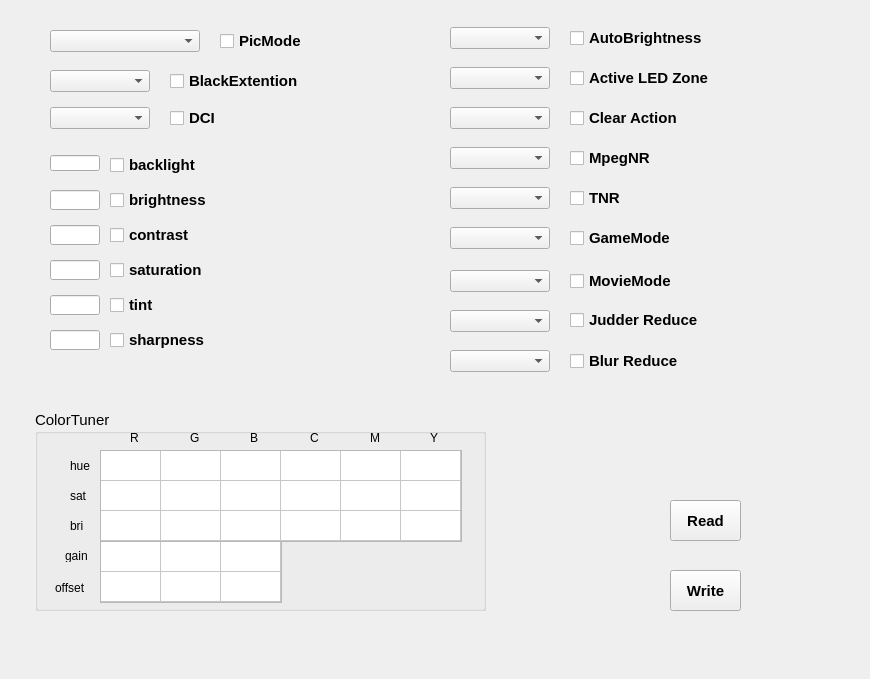
<?xml version="1.0" encoding="UTF-8"?>
<ui version="4.0">
 <class>Form_UIDebug</class>
 <widget class="QWidget" name="Form_UIDebug">
  <property name="geometry">
   <rect>
    <x>0</x>
    <y>0</y>
    <width>870</width>
    <height>679</height>
   </rect>
  </property>
  <property name="windowTitle">
   <string>Form</string>
  </property>
  <widget class="QCheckBox" name="checkBox_pic_mode">
   <property name="enabled">
    <bool>true</bool>
   </property>
   <property name="geometry">
    <rect>
     <x>220</x>
     <y>33</y>
     <width>85</width>
     <height>16</height>
    </rect>
   </property>
   <property name="font">
    <font>
     <pointsize>11</pointsize>
     <weight>75</weight>
     <bold>true</bold>
    </font>
   </property>
   <property name="text">
    <string>PicMode</string>
   </property>
   <property name="checkable">
    <bool>true</bool>
   </property>
   <property name="checked">
    <bool>false</bool>
   </property>
  </widget>
  <widget class="QLineEdit" name="lineEdit_backlight">
   <property name="geometry">
    <rect>
     <x>50</x>
     <y>155</y>
     <width>50</width>
     <height>16</height>
    </rect>
   </property>
   <property name="font">
    <font>
     <pointsize>10</pointsize>
    </font>
   </property>
  </widget>
  <widget class="QCheckBox" name="checkBox_backlight">
   <property name="geometry">
    <rect>
     <x>110</x>
     <y>157</y>
     <width>101</width>
     <height>16</height>
    </rect>
   </property>
   <property name="font">
    <font>
     <pointsize>11</pointsize>
     <weight>75</weight>
     <bold>true</bold>
    </font>
   </property>
   <property name="text">
    <string>backlight</string>
   </property>
  </widget>
  <widget class="QCheckBox" name="checkBox_brightness">
   <property name="geometry">
    <rect>
     <x>110</x>
     <y>192</y>
     <width>111</width>
     <height>16</height>
    </rect>
   </property>
   <property name="font">
    <font>
     <pointsize>11</pointsize>
     <weight>75</weight>
     <bold>true</bold>
    </font>
   </property>
   <property name="text">
    <string>brightness</string>
   </property>
  </widget>
  <widget class="QCheckBox" name="checkBox_contrast">
   <property name="geometry">
    <rect>
     <x>110</x>
     <y>227</y>
     <width>101</width>
     <height>16</height>
    </rect>
   </property>
   <property name="font">
    <font>
     <pointsize>11</pointsize>
     <weight>75</weight>
     <bold>true</bold>
    </font>
   </property>
   <property name="text">
    <string>contrast</string>
   </property>
  </widget>
  <widget class="QCheckBox" name="checkBox_saturation">
   <property name="geometry">
    <rect>
     <x>110</x>
     <y>262</y>
     <width>111</width>
     <height>16</height>
    </rect>
   </property>
   <property name="font">
    <font>
     <pointsize>11</pointsize>
     <weight>75</weight>
     <bold>true</bold>
    </font>
   </property>
   <property name="text">
    <string>saturation</string>
   </property>
  </widget>
  <widget class="QCheckBox" name="checkBox_hue">
   <property name="geometry">
    <rect>
     <x>110</x>
     <y>297</y>
     <width>71</width>
     <height>16</height>
    </rect>
   </property>
   <property name="font">
    <font>
     <pointsize>11</pointsize>
     <weight>75</weight>
     <bold>true</bold>
    </font>
   </property>
   <property name="text">
    <string>tint</string>
   </property>
  </widget>
  <widget class="QCheckBox" name="checkBox_sharpness">
   <property name="geometry">
    <rect>
     <x>110</x>
     <y>332</y>
     <width>111</width>
     <height>16</height>
    </rect>
   </property>
   <property name="font">
    <font>
     <pointsize>11</pointsize>
     <weight>75</weight>
     <bold>true</bold>
    </font>
   </property>
   <property name="text">
    <string>sharpness</string>
   </property>
  </widget>
  <widget class="QLineEdit" name="lineEdit_brightness">
   <property name="geometry">
    <rect>
     <x>50</x>
     <y>190</y>
     <width>50</width>
     <height>20</height>
    </rect>
   </property>
   <property name="font">
    <font>
     <pointsize>10</pointsize>
    </font>
   </property>
  </widget>
  <widget class="QLineEdit" name="lineEdit_contrast">
   <property name="geometry">
    <rect>
     <x>50</x>
     <y>225</y>
     <width>50</width>
     <height>20</height>
    </rect>
   </property>
   <property name="font">
    <font>
     <pointsize>10</pointsize>
    </font>
   </property>
  </widget>
  <widget class="QLineEdit" name="lineEdit_saturation">
   <property name="geometry">
    <rect>
     <x>50</x>
     <y>260</y>
     <width>50</width>
     <height>20</height>
    </rect>
   </property>
   <property name="font">
    <font>
     <pointsize>10</pointsize>
    </font>
   </property>
  </widget>
  <widget class="QLineEdit" name="lineEdit_hue">
   <property name="geometry">
    <rect>
     <x>50</x>
     <y>295</y>
     <width>50</width>
     <height>20</height>
    </rect>
   </property>
   <property name="font">
    <font>
     <pointsize>10</pointsize>
    </font>
   </property>
  </widget>
  <widget class="QLineEdit" name="lineEdit_sharpness">
   <property name="geometry">
    <rect>
     <x>50</x>
     <y>330</y>
     <width>50</width>
     <height>20</height>
    </rect>
   </property>
   <property name="font">
    <font>
     <pointsize>10</pointsize>
    </font>
   </property>
  </widget>
  <widget class="QTableWidget" name="tableWidget_color_tuner">
   <property name="geometry">
    <rect>
     <x>100</x>
     <y>450</y>
     <width>362</width>
     <height>92</height>
    </rect>
   </property>
   <property name="showDropIndicator" stdset="0">
    <bool>true</bool>
   </property>
   <property name="dragDropOverwriteMode">
    <bool>true</bool>
   </property>
   <property name="rowCount">
    <number>3</number>
   </property>
   <property name="columnCount">
    <number>6</number>
   </property>
   <attribute name="horizontalHeaderVisible">
    <bool>false</bool>
   </attribute>
   <attribute name="horizontalHeaderDefaultSectionSize">
    <number>60</number>
   </attribute>
   <attribute name="verticalHeaderVisible">
    <bool>false</bool>
   </attribute>
   <attribute name="verticalHeaderHighlightSections">
    <bool>true</bool>
   </attribute>
   <row/>
   <row/>
   <row/>
   <column/>
   <column/>
   <column/>
   <column/>
   <column/>
   <column/>
   <item row="0" column="0">
    <property name="text">
     <string/>
    </property>
    <property name="textAlignment">
     <set>AlignLeft|AlignVCenter</set>
    </property>
    <property name="checkState">
     <enum>Unchecked</enum>
    </property>
   </item>
   <item row="0" column="1">
    <property name="text">
     <string/>
    </property>
    <property name="textAlignment">
     <set>AlignLeft|AlignVCenter</set>
    </property>
    <property name="checkState">
     <enum>Unchecked</enum>
    </property>
   </item>
   <item row="0" column="2">
    <property name="text">
     <string/>
    </property>
    <property name="textAlignment">
     <set>AlignLeft|AlignVCenter</set>
    </property>
    <property name="checkState">
     <enum>Unchecked</enum>
    </property>
   </item>
   <item row="0" column="3">
    <property name="text">
     <string/>
    </property>
    <property name="textAlignment">
     <set>AlignLeft|AlignVCenter</set>
    </property>
    <property name="checkState">
     <enum>Unchecked</enum>
    </property>
   </item>
   <item row="0" column="4">
    <property name="text">
     <string/>
    </property>
    <property name="textAlignment">
     <set>AlignLeft|AlignVCenter</set>
    </property>
    <property name="checkState">
     <enum>Unchecked</enum>
    </property>
   </item>
   <item row="0" column="5">
    <property name="text">
     <string/>
    </property>
    <property name="textAlignment">
     <set>AlignLeft|AlignVCenter</set>
    </property>
    <property name="checkState">
     <enum>Unchecked</enum>
    </property>
   </item>
   <item row="1" column="0">
    <property name="text">
     <string/>
    </property>
    <property name="textAlignment">
     <set>AlignLeft|AlignVCenter</set>
    </property>
    <property name="checkState">
     <enum>Unchecked</enum>
    </property>
   </item>
   <item row="1" column="1">
    <property name="text">
     <string/>
    </property>
    <property name="textAlignment">
     <set>AlignLeft|AlignVCenter</set>
    </property>
    <property name="checkState">
     <enum>Unchecked</enum>
    </property>
   </item>
   <item row="1" column="2">
    <property name="text">
     <string/>
    </property>
    <property name="textAlignment">
     <set>AlignLeft|AlignVCenter</set>
    </property>
    <property name="checkState">
     <enum>Unchecked</enum>
    </property>
   </item>
   <item row="1" column="3">
    <property name="text">
     <string/>
    </property>
    <property name="textAlignment">
     <set>AlignLeft|AlignVCenter</set>
    </property>
    <property name="checkState">
     <enum>Unchecked</enum>
    </property>
   </item>
   <item row="1" column="4">
    <property name="text">
     <string/>
    </property>
    <property name="textAlignment">
     <set>AlignLeft|AlignVCenter</set>
    </property>
    <property name="checkState">
     <enum>Unchecked</enum>
    </property>
   </item>
   <item row="1" column="5">
    <property name="text">
     <string/>
    </property>
    <property name="textAlignment">
     <set>AlignLeft|AlignVCenter</set>
    </property>
    <property name="checkState">
     <enum>Unchecked</enum>
    </property>
   </item>
   <item row="2" column="0">
    <property name="text">
     <string/>
    </property>
    <property name="textAlignment">
     <set>AlignLeft|AlignVCenter</set>
    </property>
    <property name="checkState">
     <enum>Unchecked</enum>
    </property>
   </item>
   <item row="2" column="1">
    <property name="text">
     <string/>
    </property>
    <property name="textAlignment">
     <set>AlignLeft|AlignVCenter</set>
    </property>
    <property name="checkState">
     <enum>Unchecked</enum>
    </property>
   </item>
   <item row="2" column="2">
    <property name="text">
     <string/>
    </property>
    <property name="textAlignment">
     <set>AlignLeft|AlignVCenter</set>
    </property>
    <property name="checkState">
     <enum>Unchecked</enum>
    </property>
   </item>
   <item row="2" column="3">
    <property name="text">
     <string/>
    </property>
    <property name="textAlignment">
     <set>AlignLeft|AlignVCenter</set>
    </property>
    <property name="checkState">
     <enum>Unchecked</enum>
    </property>
   </item>
   <item row="2" column="4">
    <property name="text">
     <string/>
    </property>
    <property name="textAlignment">
     <set>AlignLeft|AlignVCenter</set>
    </property>
    <property name="checkState">
     <enum>Unchecked</enum>
    </property>
   </item>
   <item row="2" column="5">
    <property name="text">
     <string/>
    </property>
    <property name="textAlignment">
     <set>AlignLeft|AlignVCenter</set>
    </property>
    <property name="checkState">
     <enum>Unchecked</enum>
    </property>
   </item>
  </widget>
  <widget class="QTableWidget" name="tableWidget_wb">
   <property name="geometry">
    <rect>
     <x>100</x>
     <y>541</y>
     <width>182</width>
     <height>62</height>
    </rect>
   </property>
   <property name="rowCount">
    <number>2</number>
   </property>
   <property name="columnCount">
    <number>3</number>
   </property>
   <attribute name="horizontalHeaderVisible">
    <bool>false</bool>
   </attribute>
   <attribute name="horizontalHeaderDefaultSectionSize">
    <number>60</number>
   </attribute>
   <attribute name="verticalHeaderVisible">
    <bool>false</bool>
   </attribute>
   <row/>
   <row/>
   <column/>
   <column/>
   <column/>
   <item row="0" column="0">
    <property name="checkState">
     <enum>Unchecked</enum>
    </property>
   </item>
   <item row="0" column="1">
    <property name="checkState">
     <enum>Unchecked</enum>
    </property>
   </item>
   <item row="0" column="2">
    <property name="checkState">
     <enum>Unchecked</enum>
    </property>
   </item>
   <item row="1" column="0">
    <property name="checkState">
     <enum>Unchecked</enum>
    </property>
   </item>
   <item row="1" column="1">
    <property name="checkState">
     <enum>Unchecked</enum>
    </property>
   </item>
   <item row="1" column="2">
    <property name="checkState">
     <enum>Unchecked</enum>
    </property>
   </item>
  </widget>
  <widget class="QLabel" name="label">
   <property name="geometry">
    <rect>
     <x>130</x>
     <y>430</y>
     <width>21</width>
     <height>16</height>
    </rect>
   </property>
   <property name="text">
    <string>R</string>
   </property>
  </widget>
  <widget class="QLabel" name="label_2">
   <property name="geometry">
    <rect>
     <x>190</x>
     <y>430</y>
     <width>21</width>
     <height>16</height>
    </rect>
   </property>
   <property name="text">
    <string>G</string>
   </property>
  </widget>
  <widget class="QLabel" name="label_3">
   <property name="geometry">
    <rect>
     <x>250</x>
     <y>430</y>
     <width>21</width>
     <height>16</height>
    </rect>
   </property>
   <property name="text">
    <string>B</string>
   </property>
  </widget>
  <widget class="QLabel" name="label_4">
   <property name="geometry">
    <rect>
     <x>310</x>
     <y>430</y>
     <width>21</width>
     <height>16</height>
    </rect>
   </property>
   <property name="text">
    <string>C</string>
   </property>
  </widget>
  <widget class="QLabel" name="label_5">
   <property name="geometry">
    <rect>
     <x>430</x>
     <y>430</y>
     <width>21</width>
     <height>16</height>
    </rect>
   </property>
   <property name="text">
    <string>Y</string>
   </property>
  </widget>
  <widget class="QLabel" name="label_6">
   <property name="geometry">
    <rect>
     <x>370</x>
     <y>430</y>
     <width>21</width>
     <height>16</height>
    </rect>
   </property>
   <property name="text">
    <string>M</string>
   </property>
  </widget>
  <widget class="QLabel" name="label_7">
   <property name="geometry">
    <rect>
     <x>70</x>
     <y>460</y>
     <width>30</width>
     <height>12</height>
    </rect>
   </property>
   <property name="text">
    <string>hue</string>
   </property>
  </widget>
  <widget class="QLabel" name="label_8">
   <property name="geometry">
    <rect>
     <x>70</x>
     <y>490</y>
     <width>30</width>
     <height>12</height>
    </rect>
   </property>
   <property name="text">
    <string>sat</string>
   </property>
  </widget>
  <widget class="QLabel" name="label_9">
   <property name="geometry">
    <rect>
     <x>70</x>
     <y>520</y>
     <width>30</width>
     <height>12</height>
    </rect>
   </property>
   <property name="text">
    <string>bri</string>
   </property>
  </widget>
  <widget class="QLabel" name="label_10">
   <property name="geometry">
    <rect>
     <x>65</x>
     <y>550</y>
     <width>30</width>
     <height>12</height>
    </rect>
   </property>
   <property name="text">
    <string>gain</string>
   </property>
  </widget>
  <widget class="QLabel" name="label_11">
   <property name="geometry">
    <rect>
     <x>55</x>
     <y>580</y>
     <width>41</width>
     <height>16</height>
    </rect>
   </property>
   <property name="text">
    <string>offset</string>
   </property>
  </widget>
  <widget class="QGroupBox" name="groupBox">
   <property name="geometry">
    <rect>
     <x>35</x>
     <y>410</y>
     <width>451</width>
     <height>201</height>
    </rect>
   </property>
   <property name="font">
    <font>
     <pointsize>11</pointsize>
     <italic>false</italic>
     <underline>false</underline>
     <strikeout>false</strikeout>
    </font>
   </property>
   <property name="title">
    <string>ColorTuner</string>
   </property>
   <zorder>checkBox_ct_y_hue</zorder>
   <zorder>checkBox_ct_b_bri</zorder>
   <zorder>checkBox_wb_b_offset</zorder>
   <zorder>checkBox_wb_g_offset</zorder>
   <zorder>checkBox_ct_g_bri</zorder>
   <zorder>checkBox_wb_b_gain</zorder>
   <zorder>checkBox_ct_y_bri</zorder>
   <zorder>checkBox_wb_g_gain</zorder>
   <zorder>checkBox_ct_y_sat</zorder>
   <zorder>checkBox_ct_r_bri</zorder>
   <zorder>checkBox_ct_r_sat</zorder>
   <zorder>tableWidget_color_tuner</zorder>
   <zorder>checkBox_ct_b_sat</zorder>
   <zorder>checkBox_ct_g_sat</zorder>
   <zorder>checkBox_ct_b_hue</zorder>
   <zorder>checkBox_ct_m_bri</zorder>
   <zorder>checkBox_ct_g_hue</zorder>
   <zorder>checkBox_ct_m_sat</zorder>
   <zorder>checkBox_ct_m_hue</zorder>
   <zorder>checkBox_ct_c_bri</zorder>
   <zorder>checkBox_wb_r_gain</zorder>
   <zorder>checkBox_wb_r_offset</zorder>
   <zorder>checkBox_ct_c_sat</zorder>
   <zorder>checkBox_ct_c_hue</zorder>
  </widget>
  <widget class="QPushButton" name="pushButton_read">
   <property name="geometry">
    <rect>
     <x>670</x>
     <y>500</y>
     <width>71</width>
     <height>41</height>
    </rect>
   </property>
   <property name="font">
    <font>
     <pointsize>11</pointsize>
     <weight>75</weight>
     <bold>true</bold>
    </font>
   </property>
   <property name="text">
    <string>Read</string>
   </property>
  </widget>
  <widget class="QComboBox" name="comboBox_pic_mode">
   <property name="geometry">
    <rect>
     <x>50</x>
     <y>30</y>
     <width>150</width>
     <height>22</height>
    </rect>
   </property>
   <property name="font">
    <font>
     <pointsize>10</pointsize>
     <weight>75</weight>
     <bold>true</bold>
    </font>
   </property>
  </widget>
  <widget class="QPushButton" name="pushButton_write">
   <property name="geometry">
    <rect>
     <x>670</x>
     <y>570</y>
     <width>71</width>
     <height>41</height>
    </rect>
   </property>
   <property name="font">
    <font>
     <pointsize>11</pointsize>
     <weight>75</weight>
     <bold>true</bold>
    </font>
   </property>
   <property name="text">
    <string>Write</string>
   </property>
  </widget>
  <widget class="QComboBox" name="comboBox_AutoBrightness">
   <property name="geometry">
    <rect>
     <x>450</x>
     <y>27</y>
     <width>100</width>
     <height>22</height>
    </rect>
   </property>
   <property name="font">
    <font>
     <pointsize>10</pointsize>
     <weight>75</weight>
     <bold>true</bold>
    </font>
   </property>
  </widget>
  <widget class="QCheckBox" name="checkBox_AutoBrightness">
   <property name="enabled">
    <bool>true</bool>
   </property>
   <property name="geometry">
    <rect>
     <x>570</x>
     <y>30</y>
     <width>151</width>
     <height>16</height>
    </rect>
   </property>
   <property name="font">
    <font>
     <pointsize>11</pointsize>
     <weight>75</weight>
     <bold>true</bold>
    </font>
   </property>
   <property name="text">
    <string>AutoBrightness</string>
   </property>
   <property name="checkable">
    <bool>true</bool>
   </property>
   <property name="checked">
    <bool>false</bool>
   </property>
  </widget>
  <widget class="QCheckBox" name="checkBox_BlackExtention">
   <property name="enabled">
    <bool>true</bool>
   </property>
   <property name="geometry">
    <rect>
     <x>170</x>
     <y>73</y>
     <width>151</width>
     <height>16</height>
    </rect>
   </property>
   <property name="font">
    <font>
     <pointsize>11</pointsize>
     <weight>75</weight>
     <bold>true</bold>
    </font>
   </property>
   <property name="text">
    <string>BlackExtention</string>
   </property>
   <property name="checkable">
    <bool>true</bool>
   </property>
   <property name="checked">
    <bool>false</bool>
   </property>
  </widget>
  <widget class="QComboBox" name="comboBox_BlackExtention">
   <property name="geometry">
    <rect>
     <x>50</x>
     <y>70</y>
     <width>100</width>
     <height>22</height>
    </rect>
   </property>
   <property name="font">
    <font>
     <pointsize>10</pointsize>
     <weight>75</weight>
     <bold>true</bold>
    </font>
   </property>
  </widget>
  <widget class="QComboBox" name="comboBox_DCI">
   <property name="geometry">
    <rect>
     <x>50</x>
     <y>107</y>
     <width>100</width>
     <height>22</height>
    </rect>
   </property>
   <property name="font">
    <font>
     <pointsize>10</pointsize>
     <weight>75</weight>
     <bold>true</bold>
    </font>
   </property>
  </widget>
  <widget class="QCheckBox" name="checkBox_DCI">
   <property name="enabled">
    <bool>true</bool>
   </property>
   <property name="geometry">
    <rect>
     <x>170</x>
     <y>110</y>
     <width>61</width>
     <height>16</height>
    </rect>
   </property>
   <property name="font">
    <font>
     <pointsize>11</pointsize>
     <weight>75</weight>
     <bold>true</bold>
    </font>
   </property>
   <property name="text">
    <string>DCI</string>
   </property>
   <property name="checkable">
    <bool>true</bool>
   </property>
   <property name="checked">
    <bool>false</bool>
   </property>
  </widget>
  <widget class="QComboBox" name="comboBox_LocalDimming">
   <property name="geometry">
    <rect>
     <x>450</x>
     <y>67</y>
     <width>100</width>
     <height>22</height>
    </rect>
   </property>
   <property name="font">
    <font>
     <pointsize>10</pointsize>
     <weight>75</weight>
     <bold>true</bold>
    </font>
   </property>
  </widget>
  <widget class="QCheckBox" name="checkBox_LocalDimming">
   <property name="enabled">
    <bool>true</bool>
   </property>
   <property name="geometry">
    <rect>
     <x>570</x>
     <y>70</y>
     <width>161</width>
     <height>16</height>
    </rect>
   </property>
   <property name="font">
    <font>
     <pointsize>11</pointsize>
     <weight>75</weight>
     <bold>true</bold>
    </font>
   </property>
   <property name="text">
    <string>Active LED Zone</string>
   </property>
   <property name="checkable">
    <bool>true</bool>
   </property>
   <property name="checked">
    <bool>false</bool>
   </property>
  </widget>
  <widget class="QComboBox" name="comboBox_ClearAction">
   <property name="geometry">
    <rect>
     <x>450</x>
     <y>107</y>
     <width>100</width>
     <height>22</height>
    </rect>
   </property>
   <property name="font">
    <font>
     <pointsize>10</pointsize>
     <weight>75</weight>
     <bold>true</bold>
    </font>
   </property>
  </widget>
  <widget class="QCheckBox" name="checkBox_ClearAction">
   <property name="enabled">
    <bool>true</bool>
   </property>
   <property name="geometry">
    <rect>
     <x>570</x>
     <y>110</y>
     <width>161</width>
     <height>16</height>
    </rect>
   </property>
   <property name="font">
    <font>
     <pointsize>11</pointsize>
     <weight>75</weight>
     <bold>true</bold>
    </font>
   </property>
   <property name="text">
    <string>Clear Action</string>
   </property>
   <property name="checkable">
    <bool>true</bool>
   </property>
   <property name="checked">
    <bool>false</bool>
   </property>
  </widget>
  <widget class="QComboBox" name="comboBox_MpegNR">
   <property name="geometry">
    <rect>
     <x>450</x>
     <y>147</y>
     <width>100</width>
     <height>22</height>
    </rect>
   </property>
   <property name="font">
    <font>
     <pointsize>10</pointsize>
     <weight>75</weight>
     <bold>true</bold>
    </font>
   </property>
  </widget>
  <widget class="QCheckBox" name="checkBox_MpegNR">
   <property name="enabled">
    <bool>true</bool>
   </property>
   <property name="geometry">
    <rect>
     <x>570</x>
     <y>150</y>
     <width>81</width>
     <height>16</height>
    </rect>
   </property>
   <property name="font">
    <font>
     <pointsize>11</pointsize>
     <weight>75</weight>
     <bold>true</bold>
    </font>
   </property>
   <property name="text">
    <string>MpegNR</string>
   </property>
   <property name="checkable">
    <bool>true</bool>
   </property>
   <property name="checked">
    <bool>false</bool>
   </property>
  </widget>
  <widget class="QComboBox" name="comboBox_NR">
   <property name="geometry">
    <rect>
     <x>450</x>
     <y>187</y>
     <width>100</width>
     <height>22</height>
    </rect>
   </property>
   <property name="font">
    <font>
     <pointsize>10</pointsize>
     <weight>75</weight>
     <bold>true</bold>
    </font>
   </property>
  </widget>
  <widget class="QCheckBox" name="checkBox_NR">
   <property name="enabled">
    <bool>true</bool>
   </property>
   <property name="geometry">
    <rect>
     <x>570</x>
     <y>190</y>
     <width>71</width>
     <height>16</height>
    </rect>
   </property>
   <property name="font">
    <font>
     <pointsize>11</pointsize>
     <weight>75</weight>
     <bold>true</bold>
    </font>
   </property>
   <property name="text">
    <string>TNR</string>
   </property>
   <property name="checkable">
    <bool>true</bool>
   </property>
   <property name="checked">
    <bool>false</bool>
   </property>
  </widget>
  <widget class="QComboBox" name="comboBox_GameMode">
   <property name="geometry">
    <rect>
     <x>450</x>
     <y>227</y>
     <width>100</width>
     <height>22</height>
    </rect>
   </property>
   <property name="font">
    <font>
     <pointsize>10</pointsize>
     <weight>75</weight>
     <bold>true</bold>
    </font>
   </property>
  </widget>
  <widget class="QCheckBox" name="checkBox_GameMode">
   <property name="enabled">
    <bool>true</bool>
   </property>
   <property name="geometry">
    <rect>
     <x>570</x>
     <y>230</y>
     <width>101</width>
     <height>16</height>
    </rect>
   </property>
   <property name="font">
    <font>
     <pointsize>11</pointsize>
     <weight>75</weight>
     <bold>true</bold>
    </font>
   </property>
   <property name="text">
    <string>GameMode</string>
   </property>
   <property name="checkable">
    <bool>true</bool>
   </property>
   <property name="checked">
    <bool>false</bool>
   </property>
  </widget>
  <widget class="QCheckBox" name="checkBox_MovieMode">
   <property name="enabled">
    <bool>true</bool>
   </property>
   <property name="geometry">
    <rect>
     <x>570</x>
     <y>273</y>
     <width>111</width>
     <height>16</height>
    </rect>
   </property>
   <property name="font">
    <font>
     <pointsize>11</pointsize>
     <weight>75</weight>
     <bold>true</bold>
    </font>
   </property>
   <property name="text">
    <string>MovieMode</string>
   </property>
   <property name="checkable">
    <bool>true</bool>
   </property>
   <property name="checked">
    <bool>false</bool>
   </property>
  </widget>
  <widget class="QComboBox" name="comboBox_MovieMode">
   <property name="geometry">
    <rect>
     <x>450</x>
     <y>270</y>
     <width>100</width>
     <height>22</height>
    </rect>
   </property>
   <property name="font">
    <font>
     <pointsize>10</pointsize>
     <weight>75</weight>
     <bold>true</bold>
    </font>
   </property>
  </widget>
  <widget class="QComboBox" name="comboBox_Judder">
   <property name="geometry">
    <rect>
     <x>450</x>
     <y>310</y>
     <width>100</width>
     <height>22</height>
    </rect>
   </property>
   <property name="font">
    <font>
     <pointsize>10</pointsize>
     <weight>75</weight>
     <bold>true</bold>
    </font>
   </property>
  </widget>
  <widget class="QComboBox" name="comboBox_Blur">
   <property name="geometry">
    <rect>
     <x>450</x>
     <y>350</y>
     <width>100</width>
     <height>22</height>
    </rect>
   </property>
   <property name="font">
    <font>
     <pointsize>10</pointsize>
     <weight>75</weight>
     <bold>true</bold>
    </font>
   </property>
  </widget>
  <widget class="QCheckBox" name="checkBox_Judder">
   <property name="enabled">
    <bool>true</bool>
   </property>
   <property name="geometry">
    <rect>
     <x>570</x>
     <y>312</y>
     <width>151</width>
     <height>16</height>
    </rect>
   </property>
   <property name="font">
    <font>
     <pointsize>11</pointsize>
     <weight>75</weight>
     <bold>true</bold>
    </font>
   </property>
   <property name="text">
    <string>Judder Reduce</string>
   </property>
   <property name="checkable">
    <bool>true</bool>
   </property>
   <property name="checked">
    <bool>false</bool>
   </property>
  </widget>
  <widget class="QCheckBox" name="checkBox_Blur">
   <property name="enabled">
    <bool>true</bool>
   </property>
   <property name="geometry">
    <rect>
     <x>570</x>
     <y>353</y>
     <width>151</width>
     <height>16</height>
    </rect>
   </property>
   <property name="font">
    <font>
     <pointsize>11</pointsize>
     <weight>75</weight>
     <bold>true</bold>
    </font>
   </property>
   <property name="text">
    <string>Blur Reduce</string>
   </property>
   <property name="checkable">
    <bool>true</bool>
   </property>
   <property name="checked">
    <bool>false</bool>
   </property>
  </widget>
  <zorder>groupBox</zorder>
  <zorder>tableWidget_color_tuner</zorder>
  <zorder>checkBox_pic_mode</zorder>
  <zorder>lineEdit_backlight</zorder>
  <zorder>checkBox_backlight</zorder>
  <zorder>checkBox_brightness</zorder>
  <zorder>checkBox_contrast</zorder>
  <zorder>checkBox_saturation</zorder>
  <zorder>checkBox_hue</zorder>
  <zorder>checkBox_sharpness</zorder>
  <zorder>lineEdit_brightness</zorder>
  <zorder>lineEdit_contrast</zorder>
  <zorder>lineEdit_saturation</zorder>
  <zorder>lineEdit_hue</zorder>
  <zorder>lineEdit_sharpness</zorder>
  <zorder>tableWidget_wb</zorder>
  <zorder>label</zorder>
  <zorder>label_2</zorder>
  <zorder>label_3</zorder>
  <zorder>label_4</zorder>
  <zorder>label_5</zorder>
  <zorder>label_6</zorder>
  <zorder>label_7</zorder>
  <zorder>label_8</zorder>
  <zorder>label_9</zorder>
  <zorder>label_10</zorder>
  <zorder>label_11</zorder>
  <zorder>pushButton_read</zorder>
  <zorder>comboBox_pic_mode</zorder>
  <zorder>pushButton_write</zorder>
  <zorder>comboBox_AutoBrightness</zorder>
  <zorder>checkBox_AutoBrightness</zorder>
  <zorder>checkBox_BlackExtention</zorder>
  <zorder>comboBox_BlackExtention</zorder>
  <zorder>comboBox_DCI</zorder>
  <zorder>checkBox_DCI</zorder>
  <zorder>comboBox_LocalDimming</zorder>
  <zorder>checkBox_LocalDimming</zorder>
  <zorder>comboBox_ClearAction</zorder>
  <zorder>checkBox_ClearAction</zorder>
  <zorder>comboBox_MpegNR</zorder>
  <zorder>checkBox_MpegNR</zorder>
  <zorder>comboBox_NR</zorder>
  <zorder>checkBox_NR</zorder>
  <zorder>comboBox_GameMode</zorder>
  <zorder>checkBox_GameMode</zorder>
  <zorder>checkBox_MovieMode</zorder>
  <zorder>comboBox_MovieMode</zorder>
  <zorder>comboBox_Judder</zorder>
  <zorder>comboBox_Blur</zorder>
  <zorder>checkBox_Judder</zorder>
  <zorder>checkBox_Blur</zorder>
 </widget>
 <resources/>
 <connections/>
</ui>
